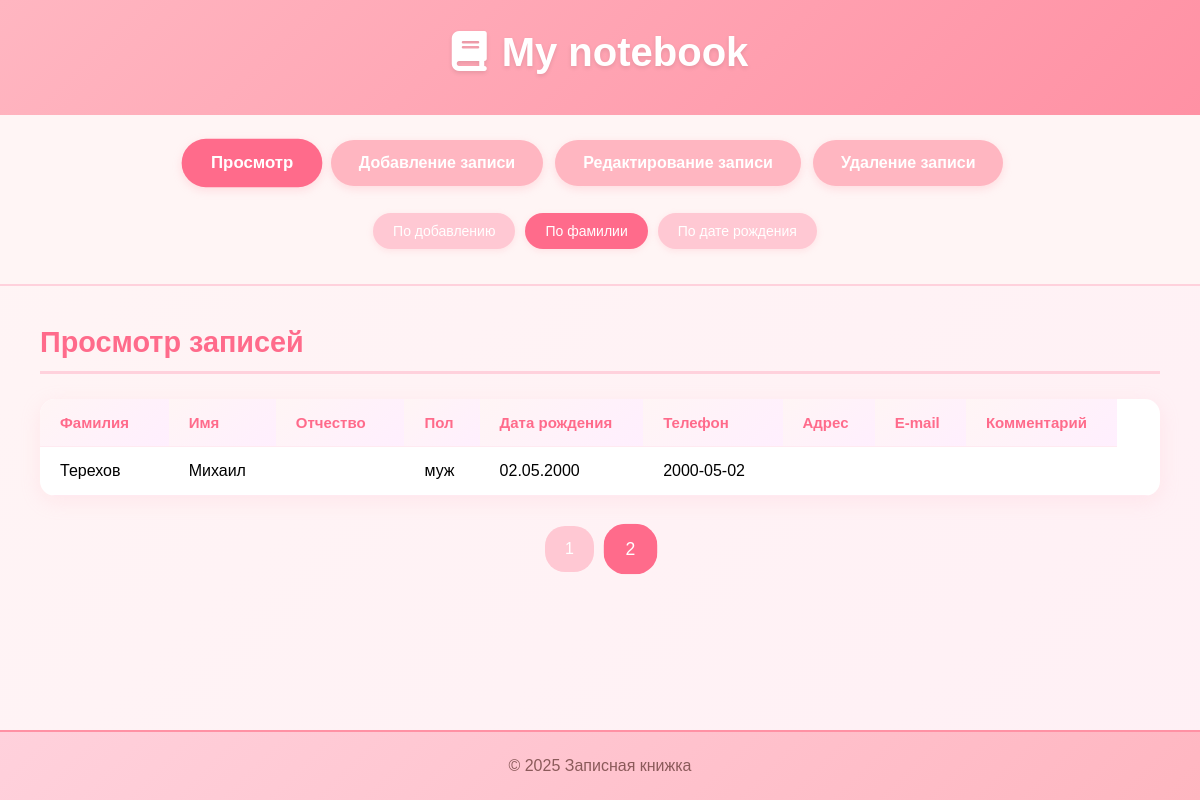
Page /?action=view&sort=lastname&page=2 on the committed database.
### tables this page shows
CREATE TABLE contacts (
            id INTEGER PRIMARY KEY AUTOINCREMENT,
            lastname TEXT NOT NULL,
            firstname TEXT NOT NULL,
            patronymic TEXT,
            gender TEXT,
            dob TEXT,
            phone TEXT,
            address TEXT,
            email TEXT,
            comment TEXT,
            created_at TEXT DEFAULT (datetime('now'))
        );

### viewer.php (the view, shortened to what this page needs)
<?php
function render_viewer(PDO $db, string $sort, int $page): string
{
    $perPage = 10;
    $offset = ($page - 1) * $perPage;
    switch ($sort) {
        case 'lastname':
            $order = "lastname ASC, firstname ASC";
            break;
    }
    $totalStmt = $db->query("SELECT COUNT(*) FROM contacts");
    $total = (int) $totalStmt->fetchColumn();
    $totalPages = max(1, ceil($total / $perPage));
    $stmt = $db->prepare("SELECT * FROM contacts ORDER BY $order LIMIT :lim OFFSET :off");
    $stmt->bindValue(':lim', $perPage, PDO::PARAM_INT);
    $stmt->bindValue(':off', $offset, PDO::PARAM_INT);
    $stmt->execute();
    $rows = $stmt->fetchAll(PDO::FETCH_ASSOC);
    $html = '<h2>Просмотр записей</h2>';
    $html .= '<table>';
    $html .= '<tr>
                <th>Фамилия</th>
                <th>Имя</th>
                <th>Отчество</th>
                <th>Пол</th>
                <th>Дата рождения</th>
                <th>Телефон</th>
                <th>Адрес</th>
                <th>E-mail</th>
                <th>Комментарий</th>
              </tr>';
    foreach ($rows as $r) {
        $html .= '<tr>';
        $html .= '<td>' . htmlspecialchars($r['lastname']) . '</td>';
        $html .= '<td>' . htmlspecialchars($r['firstname']) . '</td>';
        $html .= '<td>' . htmlspecialchars($r['patronymic']) . '</td>';
        $html .= '<td>' . htmlspecialchars($r['gender']) . '</td>';
        if (!empty($r['dob'])) {
            $date = DateTime::createFromFormat('Y-m-d', $r['dob']);
            $dobFormatted = $date ? $date->format('d.m.Y') : '';
        } else {
            $dobFormatted = '';
        }
        $html .= '<td>' . htmlspecialchars($dobFormatted) . '</td>';
        $html .= '<td>' . htmlspecialchars($r['dob']) . '</td>';
        $html .= '<td>' . htmlspecialchars($r['phone']) . '</td>';
        $html .= '<td>' . htmlspecialchars($r['address']) . '</td>';
        $html .= '<td>' . htmlspecialchars($r['email']) . '</td>';
        $html .= '<td>' . htmlspecialchars($r['comment']) . '</td>';
        $html .= '</tr>';
    }
    $html .= '</table>';
    if ($totalPages > 1) {
        $html .= '<div class="pagination">';
        for ($p = 1; $p <= $totalPages; $p++) {
            $activeClass = ($p == $page) ? ' active' : '';
            $html .= '<a class="page-link' . $activeClass . '" href="?action=view&sort=' . $sort . '&page=' . $p . '">' . $p . '</a>';
        }
        $html .= '</div>';
    }
    return $html;
}

### index.php (style rules this page uses)
* { margin: 0; padding: 0; box-sizing: border-box; }
body { font-family: 'Arial', sans-serif; background: linear-gradient(135deg, #fff5f5, #fff0f5); min-height: 100vh; display: flex; flex-direction: column; }
table { width: auto; min-width: 100%; border-collapse: collapse; table-layout: auto; background: white; border-radius: 15px; overflow: hidden; box-shadow: 0 5px 20px rgba(255, 182, 193, 0.2); margin: 25px 0; }
th:nth-child(1), td:nth-child(1) { min-width: 120px; }
th:nth-child(2), td:nth-child(2) { min-width: 100px; }
th:nth-child(3), td:nth-child(3) { min-width: 120px; }
th:nth-child(5), td:nth-child(5) { min-width: 110px; }
th:nth-child(6), td:nth-child(6) { min-width: 130px; }
th, td { padding: 15px 20px; text-align: left; border-bottom: 1px solid #ffeaf1; }
th { background: linear-gradient(135deg, #fff5f5, #ffeffe); color: #ff6b8b; font-weight: bold; font-size: 15px; }
.pagination { text-align: center; margin: 30px 0; }
.page-link { display: inline-block; padding: 12px 18px; margin: 0 6px; background: #ffc8d3; color: white; text-decoration: none; border-radius: 20px; font-weight: 500; transition: all 0.3s ease; border: 2px solid transparent; }
.page-link.active { background: #ff6b8b; transform: scale(1.1); }
h2 { color: #ff6b8b; margin-bottom: 25px; border-bottom: 3px solid #ffd1dc; padding-bottom: 12px; font-size: 1.8em; }

### rows in the picture
contacts: lastname "Терехов", firstname "Михаил", gender "муж", dob "02.05.2000", dob "2000-05-02"

### other values in the picture
$label "Просмотр"
$label "Добавление записи"
$label "Редактирование записи"
$label "Удаление записи"
$slabel "По добавлению"
$slabel "По фамилии"
$slabel "По дате рождения"
